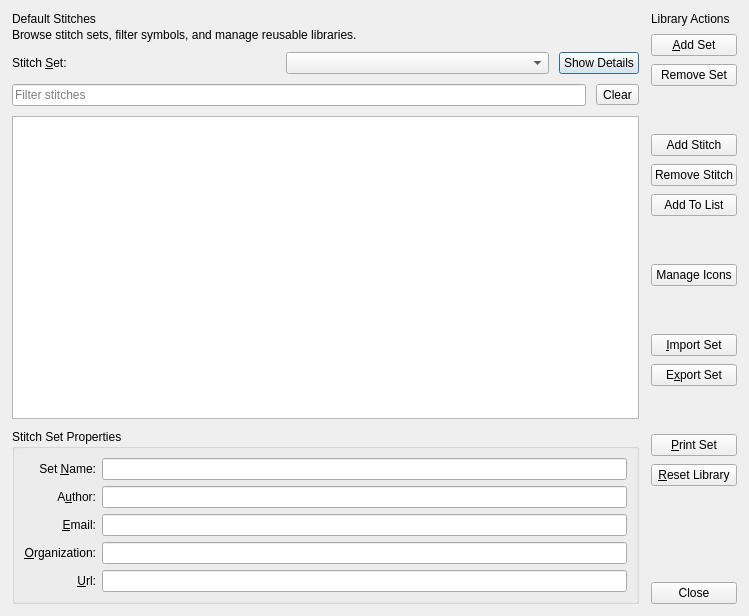
<?xml version="1.0" encoding="UTF-8"?>
<ui version="4.0">
 <class>StitchLibraryDialog</class>
 <widget class="QDialog" name="StitchLibraryDialog">
  <property name="geometry">
   <rect>
    <x>0</x>
    <y>0</y>
    <width>749</width>
    <height>616</height>
   </rect>
  </property>
  <property name="sizePolicy">
   <sizepolicy hsizetype="Preferred" vsizetype="Preferred">
    <horstretch>0</horstretch>
    <verstretch>0</verstretch>
   </sizepolicy>
  </property>
  <property name="windowTitle">
   <string>Stitch Library</string>
  </property>
  <layout class="QHBoxLayout" name="horizontalLayout_2">
   <property name="spacing">
    <number>12</number>
   </property>
   <property name="leftMargin">
    <number>12</number>
   </property>
   <property name="topMargin">
    <number>12</number>
   </property>
   <property name="rightMargin">
    <number>12</number>
   </property>
   <property name="bottomMargin">
    <number>12</number>
   </property>
   <item>
    <layout class="QVBoxLayout" name="verticalLayout_2">
     <property name="spacing">
      <number>10</number>
     </property>
     <item>
      <widget class="QWidget" name="librarySummaryCard">
       <layout class="QVBoxLayout" name="verticalLayout_4">
        <property name="spacing">
         <number>2</number>
        </property>
        <property name="margin">
         <number>0</number>
        </property>
        <item>
         <widget class="QLabel" name="librarySummaryTitle">
          <property name="libraryRole" stdset="0">
           <string notr="true">title</string>
          </property>
          <property name="text">
           <string>Default Stitches</string>
          </property>
         </widget>
        </item>
        <item>
         <widget class="QLabel" name="librarySummaryHint">
          <property name="libraryRole" stdset="0">
           <string notr="true">hint</string>
          </property>
          <property name="wordWrap">
           <bool>true</bool>
          </property>
          <property name="text">
           <string>Browse stitch sets, filter symbols, and manage reusable libraries.</string>
          </property>
         </widget>
        </item>
       </layout>
      </widget>
     </item>
     <item>
      <layout class="QHBoxLayout" name="horizontalLayout">
       <item>
        <widget class="QLabel" name="label">
         <property name="text">
          <string>Stitch &amp;Set:</string>
         </property>
         <property name="buddy">
          <cstring>stitchSource</cstring>
         </property>
        </widget>
       </item>
       <item>
        <widget class="QComboBox" name="stitchSource"/>
       </item>
       <item>
        <widget class="QPushButton" name="moreBttn">
         <property name="sizePolicy">
          <sizepolicy hsizetype="Fixed" vsizetype="Fixed">
           <horstretch>0</horstretch>
           <verstretch>0</verstretch>
          </sizepolicy>
         </property>
         <property name="toolTip">
          <string>Show or hide editable details for the current stitch set.</string>
         </property>
         <property name="text">
          <string>Show Details</string>
         </property>
        </widget>
       </item>
      </layout>
     </item>
     <item>
      <layout class="QHBoxLayout" name="horizontalLayout_3">
       <property name="bottomMargin">
        <number>0</number>
       </property>
       <item>
        <widget class="QLineEdit" name="stitchFilter">
         <property name="inputMask">
          <string/>
         </property>
         <property name="placeholderText">
          <string>Filter stitches</string>
          </property>
        </widget>
       </item>
       <item>
        <widget class="QToolButton" name="clearBttn">
         <property name="toolTip">
          <string>Clear text</string>
         </property>
         <property name="text">
          <string>Clear</string>
          </property>
         <property name="icon">
          <iconset resource="../crochet.qrc">
           <normaloff>:/images/clear.svg</normaloff>:/images/clear.svg</iconset>
         </property>
        </widget>
       </item>
      </layout>
     </item>
     <item>
      <widget class="QTableView" name="listView">
       <property name="editTriggers">
        <set>QAbstractItemView::AllEditTriggers</set>
       </property>
       <property name="iconSize">
        <size>
         <width>0</width>
         <height>0</height>
        </size>
       </property>
      </widget>
     </item>
     <item>
      <widget class="QGroupBox" name="propertiesBox">
       <property name="sizeIncrement">
        <size>
         <width>0</width>
         <height>0</height>
        </size>
       </property>
       <property name="title">
        <string>Stitch Set Properties</string>
       </property>
       <layout class="QVBoxLayout" name="verticalLayout_3">
        <item>
         <layout class="QGridLayout" name="gridLayout">
          <property name="topMargin">
           <number>0</number>
          </property>
          <item row="0" column="0">
           <widget class="QLabel" name="label_5">
            <property name="text">
             <string>Set &amp;Name:</string>
            </property>
            <property name="alignment">
             <set>Qt::AlignRight|Qt::AlignTrailing|Qt::AlignVCenter</set>
            </property>
            <property name="buddy">
             <cstring>setName</cstring>
            </property>
           </widget>
          </item>
          <item row="0" column="1">
           <widget class="QLineEdit" name="setName"/>
          </item>
          <item row="1" column="0">
           <widget class="QLabel" name="label_4">
            <property name="text">
             <string>A&amp;uthor:</string>
            </property>
            <property name="alignment">
             <set>Qt::AlignRight|Qt::AlignTrailing|Qt::AlignVCenter</set>
            </property>
            <property name="buddy">
             <cstring>author</cstring>
            </property>
           </widget>
          </item>
          <item row="1" column="1">
           <widget class="QLineEdit" name="author"/>
          </item>
          <item row="2" column="0">
           <widget class="QLabel" name="label_3">
            <property name="text">
             <string>&amp;Email:</string>
            </property>
            <property name="alignment">
             <set>Qt::AlignRight|Qt::AlignTrailing|Qt::AlignVCenter</set>
            </property>
            <property name="buddy">
             <cstring>email</cstring>
            </property>
           </widget>
          </item>
          <item row="2" column="1">
           <widget class="QLineEdit" name="email"/>
          </item>
          <item row="3" column="0">
           <widget class="QLabel" name="label_2">
            <property name="sizePolicy">
             <sizepolicy hsizetype="Preferred" vsizetype="Preferred">
              <horstretch>0</horstretch>
              <verstretch>0</verstretch>
             </sizepolicy>
            </property>
            <property name="minimumSize">
             <size>
              <width>0</width>
              <height>0</height>
             </size>
            </property>
            <property name="text">
             <string>&amp;Organization:</string>
            </property>
            <property name="alignment">
             <set>Qt::AlignRight|Qt::AlignTrailing|Qt::AlignVCenter</set>
            </property>
            <property name="buddy">
             <cstring>org</cstring>
            </property>
           </widget>
          </item>
          <item row="3" column="1">
           <widget class="QLineEdit" name="org"/>
          </item>
          <item row="4" column="0">
           <widget class="QLabel" name="label_6">
            <property name="text">
             <string>&amp;Url:</string>
            </property>
            <property name="alignment">
             <set>Qt::AlignRight|Qt::AlignTrailing|Qt::AlignVCenter</set>
            </property>
            <property name="buddy">
             <cstring>url</cstring>
            </property>
           </widget>
          </item>
          <item row="4" column="1">
           <widget class="QLineEdit" name="url"/>
          </item>
         </layout>
        </item>
       </layout>
      </widget>
     </item>
    </layout>
   </item>
   <item>
    <layout class="QVBoxLayout" name="verticalLayout">
     <property name="spacing">
      <number>8</number>
     </property>
     <property name="rightMargin">
      <number>0</number>
     </property>
     <item>
      <widget class="QLabel" name="actionsTitle">
       <property name="libraryRole" stdset="0">
        <string notr="true">section</string>
       </property>
       <property name="text">
        <string>Library Actions</string>
       </property>
      </widget>
     </item>
     <item>
      <widget class="QPushButton" name="createSet">
       <property name="toolTip">
        <string>Add a new set of stitches</string>
       </property>
       <property name="text">
        <string>&amp;Add Set</string>
       </property>
      </widget>
     </item>
     <item>
      <widget class="QPushButton" name="removeSet">
       <property name="toolTip">
        <string>Remove the stitch set current displayed</string>
       </property>
       <property name="text">
        <string>Remove Set</string>
       </property>
      </widget>
     </item>
     <item>
      <spacer name="verticalSpacer_3">
       <property name="orientation">
        <enum>Qt::Vertical</enum>
       </property>
       <property name="sizeType">
        <enum>QSizePolicy::Maximum</enum>
       </property>
       <property name="sizeHint" stdset="0">
        <size>
         <width>20</width>
         <height>40</height>
        </size>
       </property>
      </spacer>
     </item>
     <item>
      <widget class="QPushButton" name="addStitch">
       <property name="toolTip">
        <string>Add a new stitch to this set</string>
       </property>
       <property name="text">
        <string>Add Stitch</string>
       </property>
      </widget>
     </item>
     <item>
      <widget class="QPushButton" name="removeStitch">
       <property name="toolTip">
        <string>Remove selected stitches from this set</string>
       </property>
       <property name="text">
        <string>Remove Stitch</string>
       </property>
      </widget>
     </item>
     <item>
      <widget class="QPushButton" name="addSelected">
       <property name="toolTip">
        <string>Add the selected stitches to the Default Stitches list</string>
       </property>
       <property name="text">
        <string>Add To List</string>
       </property>
      </widget>
     </item>
     <item>
      <spacer name="verticalSpacer">
       <property name="orientation">
        <enum>Qt::Vertical</enum>
       </property>
       <property name="sizeType">
        <enum>QSizePolicy::Maximum</enum>
       </property>
       <property name="sizeHint" stdset="0">
        <size>
         <width>20</width>
         <height>40</height>
        </size>
       </property>
      </spacer>
     </item>
     <item>
      <widget class="QPushButton" name="icons">
       <property name="toolTip">
        <string>Manage custom icons available to all stitch sets</string>
       </property>
       <property name="text">
        <string>Manage Icons</string>
       </property>
      </widget>
     </item>
     <item>
      <spacer name="verticalSpacer_2">
       <property name="orientation">
        <enum>Qt::Vertical</enum>
       </property>
       <property name="sizeType">
        <enum>QSizePolicy::Maximum</enum>
       </property>
       <property name="sizeHint" stdset="0">
        <size>
         <width>20</width>
         <height>40</height>
        </size>
       </property>
      </spacer>
     </item>
     <item>
      <widget class="QPushButton" name="importSet">
       <property name="toolTip">
        <string>Import a custom stitch set</string>
       </property>
       <property name="text">
        <string>&amp;Import Set</string>
       </property>
      </widget>
     </item>
     <item>
      <widget class="QPushButton" name="exportSet">
       <property name="toolTip">
        <string>Export this stitch set to a stand alone file</string>
       </property>
       <property name="text">
        <string>E&amp;xport Set</string>
       </property>
      </widget>
     </item>
     <item>
      <spacer name="verticalSpacer_5">
       <property name="orientation">
        <enum>Qt::Vertical</enum>
       </property>
       <property name="sizeType">
        <enum>QSizePolicy::Maximum</enum>
       </property>
       <property name="sizeHint" stdset="0">
        <size>
         <width>20</width>
         <height>40</height>
        </size>
       </property>
      </spacer>
     </item>
     <item>
      <widget class="QPushButton" name="printSet">
       <property name="toolTip">
        <string>Print the current stitch set</string>
       </property>
       <property name="text">
        <string>&amp;Print Set</string>
       </property>
      </widget>
     </item>
     <item>
      <widget class="QPushButton" name="resetLibrary">
       <property name="toolTip">
        <string>Reset the stitch library to it original state</string>
       </property>
       <property name="text">
        <string>&amp;Reset Library</string>
       </property>
      </widget>
     </item>
     <item>
      <spacer name="verticalSpacer_4">
       <property name="orientation">
        <enum>Qt::Vertical</enum>
       </property>
       <property name="sizeHint" stdset="0">
        <size>
         <width>20</width>
         <height>20</height>
        </size>
       </property>
      </spacer>
     </item>
     <item>
      <widget class="QDialogButtonBox" name="buttonBox">
       <property name="sizePolicy">
        <sizepolicy hsizetype="Preferred" vsizetype="Fixed">
         <horstretch>0</horstretch>
         <verstretch>0</verstretch>
        </sizepolicy>
       </property>
       <property name="orientation">
        <enum>Qt::Vertical</enum>
       </property>
       <property name="standardButtons">
        <set>QDialogButtonBox::Close</set>
       </property>
      </widget>
     </item>
    </layout>
   </item>
  </layout>
 </widget>
 <tabstops>
  <tabstop>stitchSource</tabstop>
  <tabstop>moreBttn</tabstop>
  <tabstop>listView</tabstop>
  <tabstop>setName</tabstop>
  <tabstop>author</tabstop>
  <tabstop>email</tabstop>
  <tabstop>org</tabstop>
  <tabstop>url</tabstop>
  <tabstop>createSet</tabstop>
  <tabstop>removeSet</tabstop>
  <tabstop>addStitch</tabstop>
  <tabstop>removeStitch</tabstop>
  <tabstop>addSelected</tabstop>
  <tabstop>icons</tabstop>
  <tabstop>importSet</tabstop>
  <tabstop>exportSet</tabstop>
  <tabstop>printSet</tabstop>
  <tabstop>resetLibrary</tabstop>
  <tabstop>buttonBox</tabstop>
 </tabstops>
 <resources>
  <include location="../crochet.qrc"/>
 </resources>
 <connections>
  <connection>
   <sender>buttonBox</sender>
   <signal>accepted()</signal>
   <receiver>StitchLibraryDialog</receiver>
   <slot>accept()</slot>
   <hints>
    <hint type="sourcelabel">
     <x>743</x>
     <y>610</y>
    </hint>
    <hint type="destinationlabel">
     <x>489</x>
     <y>184</y>
    </hint>
   </hints>
  </connection>
  <connection>
   <sender>buttonBox</sender>
   <signal>rejected()</signal>
   <receiver>StitchLibraryDialog</receiver>
   <slot>reject()</slot>
   <hints>
    <hint type="sourcelabel">
     <x>743</x>
     <y>610</y>
    </hint>
    <hint type="destinationlabel">
     <x>487</x>
     <y>125</y>
    </hint>
   </hints>
  </connection>
 </connections>
</ui>
